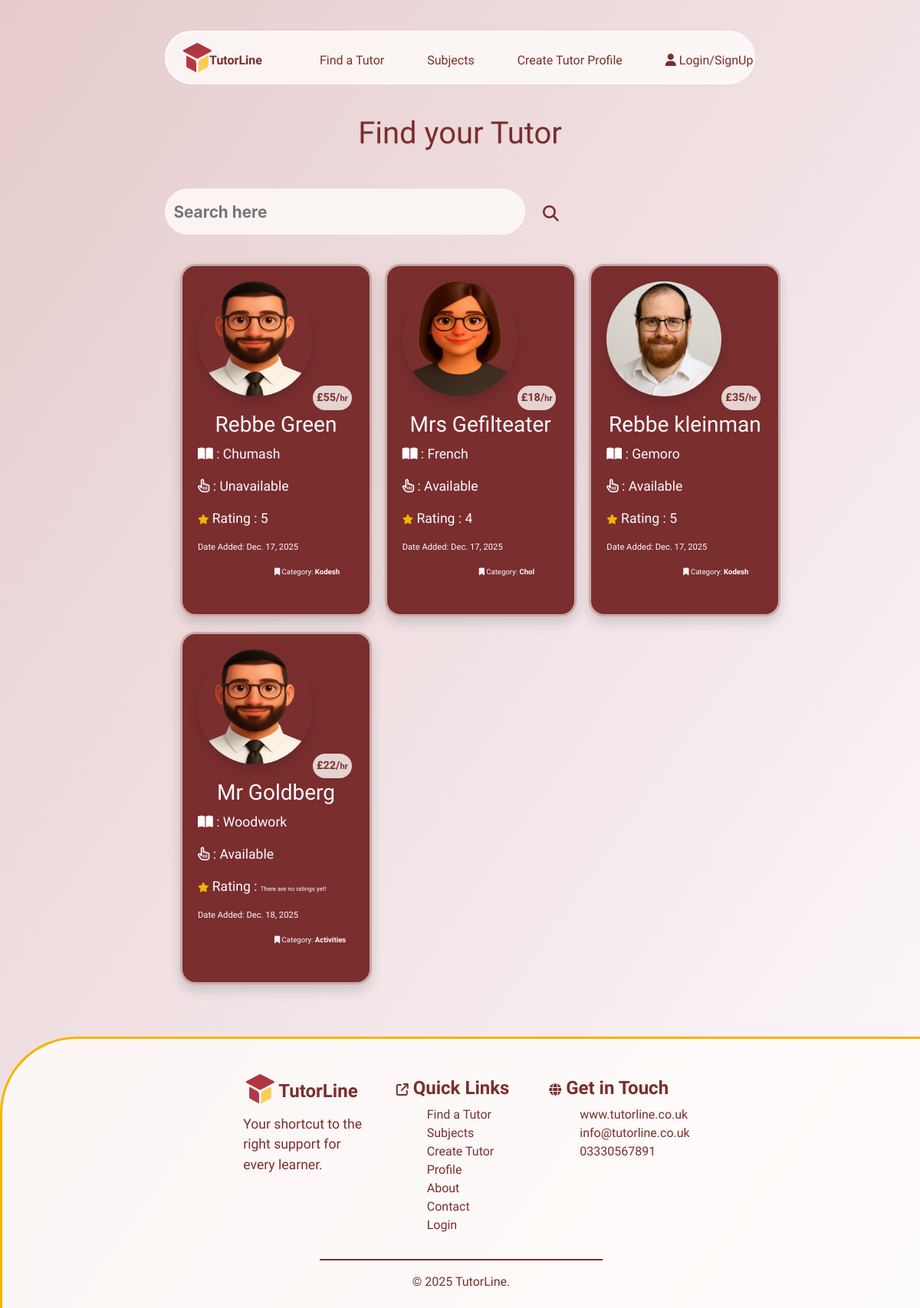
Before: /tutors/ with the older database file.
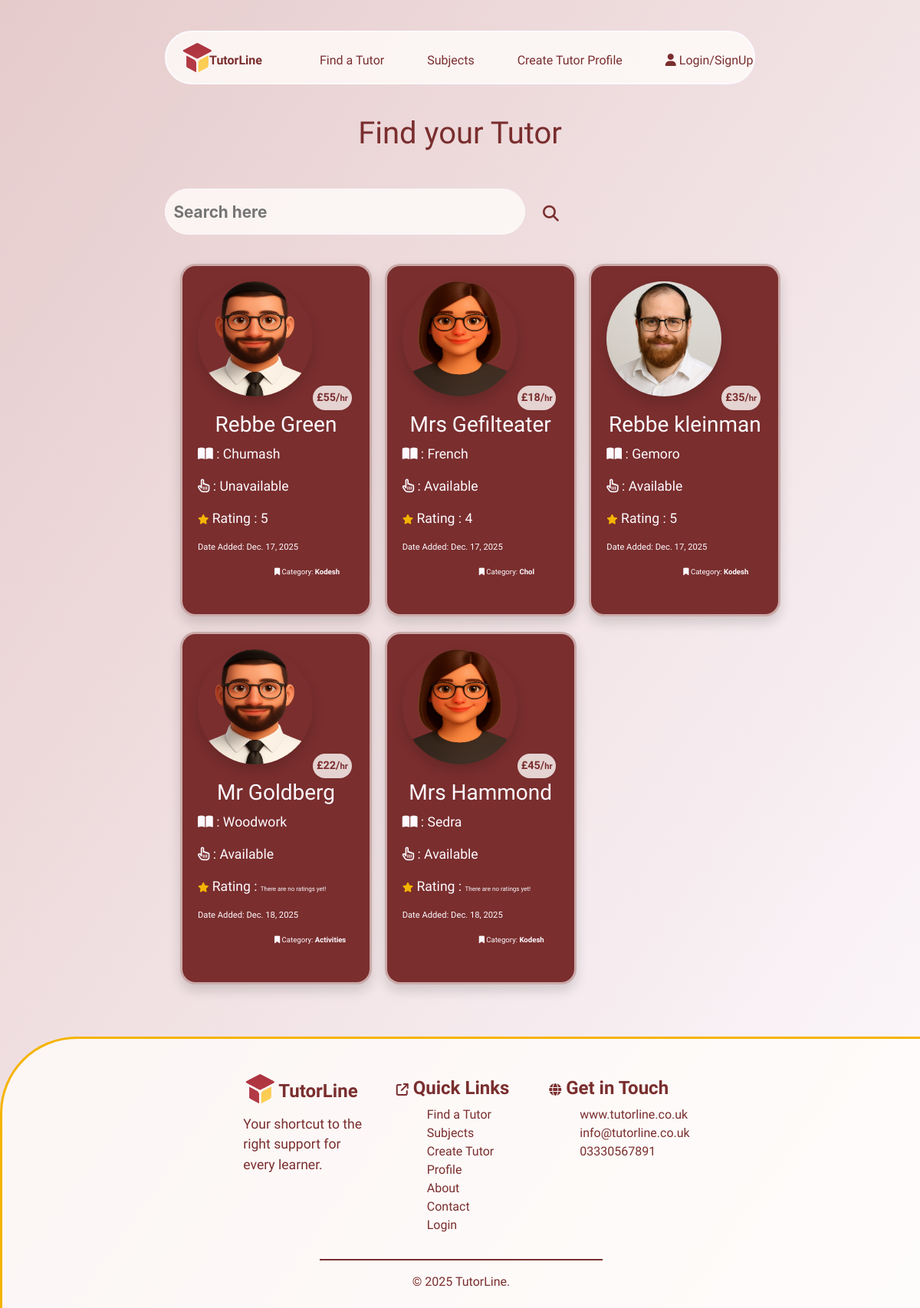
After: the same page with the newer database file.
### tutors/models.py (models this page shows, shortened)
class Tutors(models.Model):
    name = models.CharField(max_length=254)
    location = models.ForeignKey('Location', null=True, blank=True,
                                 on_delete=models.SET_NULL)
    category = models.ForeignKey('Category', null=True, blank=True,
                                 on_delete=models.SET_NULL)
    date_added = models.DateField(auto_now=True)
    subject = models.CharField(max_length=254)
    price = models.IntegerField()
    active = models.BooleanField(default=True)
    description = models.TextField()
    email = models.EmailField()
    phone = models.CharField(max_length=14)
    rating = models.IntegerField(default=0)
    reviews = models.TextField(blank=True, null=True)
    image = models.ImageField(blank=True, null=True)
    is_male = models.BooleanField()
    color_1 = models.IntegerField(default=rand)
    color_2 = models.IntegerField(default=rand)
    color_3 = models.IntegerField(default=rand)

class Category(models.Model):
    class Meta:
        verbose_name_plural = "Categories"
    name = models.CharField(max_length=254)
    def __str__(self):
        return self.name

### tutors/views.py (the view)
# urls.py: path('tutors/', include('tutors.urls'))
def tutors(request):
    tutors = Tutors.objects.all()
    context = {'tutors': tutors}
    return render(request, 'tutors/tutors.html', context)

### tutors/templates/tutors/tutors.html (shortened to what this page needs)
{% extends "base.html" %}
{% load static %}
{% block extracss%}
<link rel="stylesheet" href="{% static 'css/tutors.css' %}">
{% endblock %}
{% block content %}
    <h1>Find your Tutor</h1>
    <div class="container-fluid mt-5">
        <div class="row">
            <div class="col-1 col-md-2"></div>
            <div class="col-10 col-md-5">
                <div class="search-bar">
                    <input type="text" class="search-input" placeholder="Search here">
                    <button class="btn"><i class="fas fa-search"></i></button>
                </div>
            </div>
            <div class="col-1 col-md-5"></div>
        </div>
    </div>
    <section class="mt-5">
        <div class="container-fluid">
            <div class="row">
                <div class="col-1 col-md-2"></div>
                <div class="col-10 col-md-8">
                    <div class="row">
                        {% for tutor in tutors %}
                        <div class="col-12 col-md-6 col-lg-4">
                            <a href="{% url 'tutor_details' tutor.id %}">
                                <div class="tutor-card shadow">
                                    {% if tutor.is_male == True %}
                                    {% if tutor.image %}
                                    <img src="{{ tutor.image.url }}" class="image shadow" alt="{{ tutor.name }}">
                                    {% else %}
                                    <img src="/media/placeholder_male2.png" class="image shadow" alt="{{ tutor.name }}">
                                    {% endif %}
                                    {% else %}
                                    <img src="/media/placeholder_female.png" class="image shadow" alt="{{ tutor.name }}">
                                    {% endif %}
                                    <p class="price-stamp">£{{ tutor.price }}/<span class="per-hr">hr</span></p>
                                    <div class="details">
                                        <h3>{{ tutor.name }}</h3>
                                        <p><i class="fa-solid fa-book-open"></i> : {{ tutor.subject }}</p>
                                        <p>
                                            <i class="fa-regular fa-hand-pointer"></i>
                                             : {% if tutor.active == True %}Available{% else %}Unavailable{% endif %}
                                        </p>
                                        <p>
                                            <i class="fa-solid fa-star stars"></i> Rating : {% if tutor.rating == 0 %} <span class="no-rating">There are no ratings yet!</span>{% else %}{{ tutor.rating }}{% endif %}
                                        </p>
                                        <p class="date-tag">Date Added: {{ tutor.date_added }}</p>
                                        <p class="category-tag"><i class="fa-solid fa-bookmark"></i> Category: <strong>{{ tutor.category }}</strong></p>
                                    </div>
                                </div>
                            </a>
                        </div>
                        {% endfor %}
                    </div>
                </div>
                <div class="col-1 col-md-2"></div>
            </div>
        </div>
    </section>
{% endblock %}

Changed rows visible on the page:
added Tutors: is_male False (drawn), price "45", name "Mrs Hammond", subject "Sedra", active "Available", rating "There are no ratings yet!", date_added "Dec. 18, 2025", category "Kodesh"
